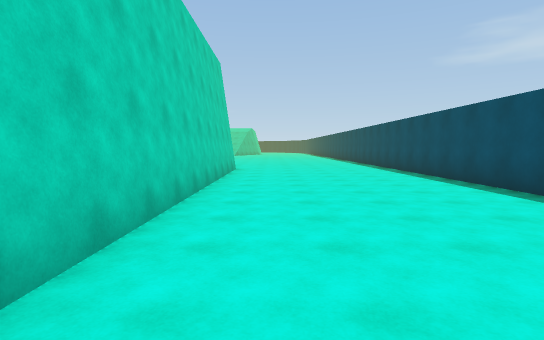
view 1 (above)

19 first-person views from a walk through a Unity game level. The camera is 1.5 m above the floor, tilts 4° down and sees 80° across. The floor is counted in squares, 2 m on a side. Each view is taken from the middle of a square. On the plan, view 1 faces up. The plan holds only what a view shows up to about 11 squares ahead; the rest is blank. The place goes on beyond the plan. Some animated figures are left out.

view 2
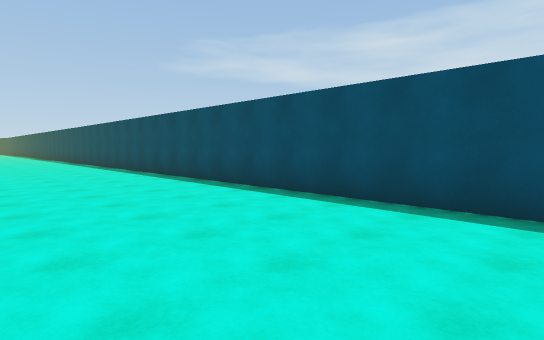

view 3
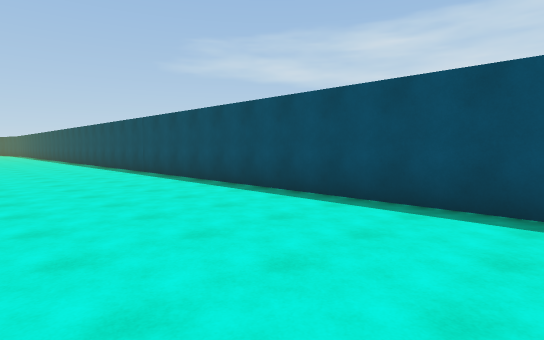

view 4
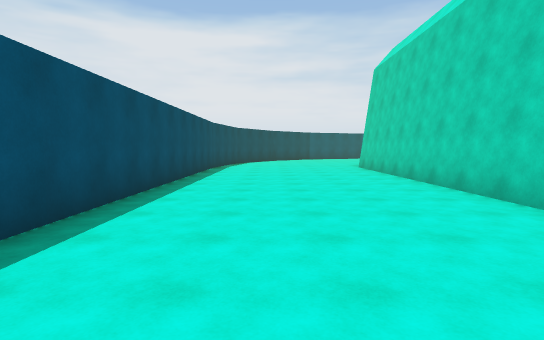

view 5
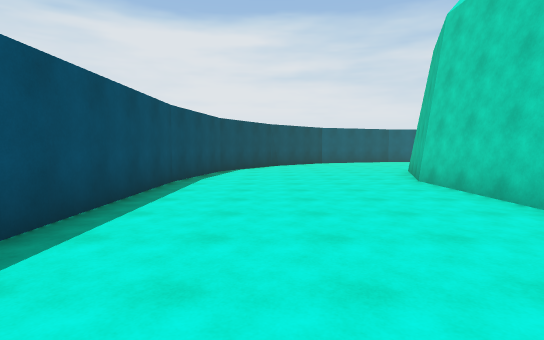

view 6
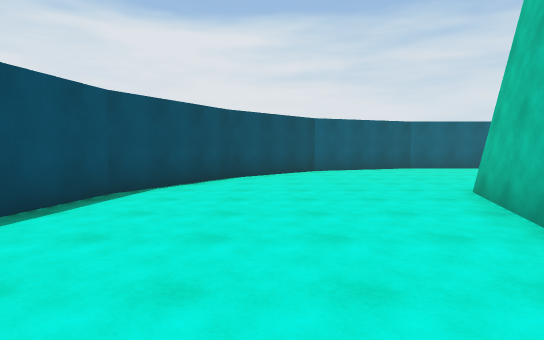

view 7
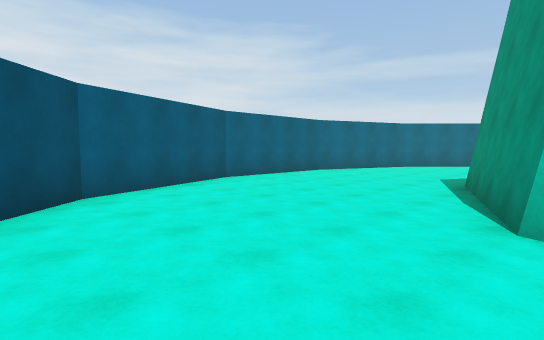

view 8
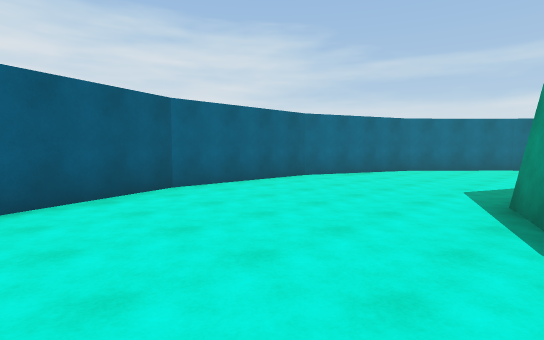

view 9
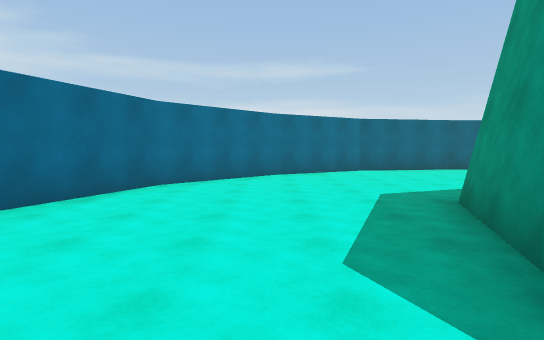

view 10
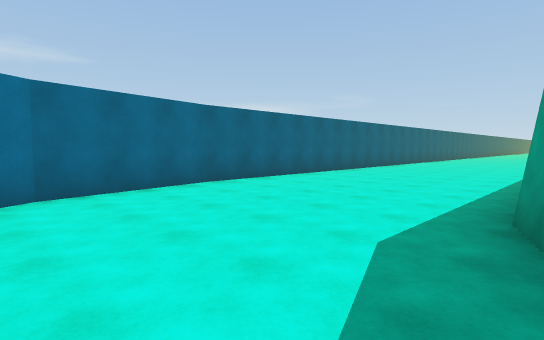

view 11
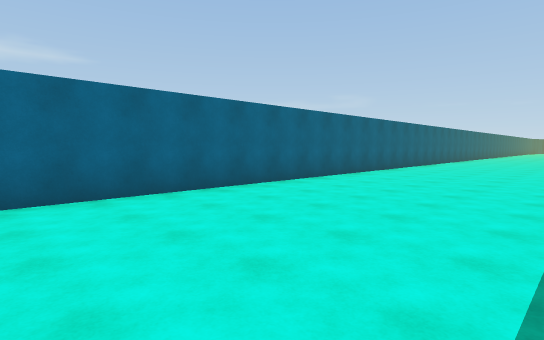

view 12
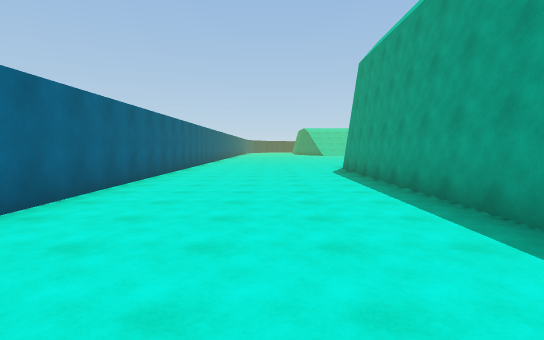

view 13
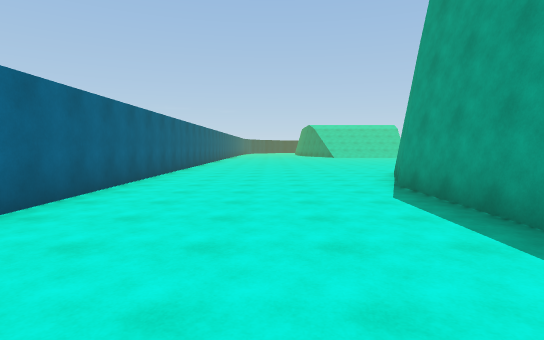

view 14
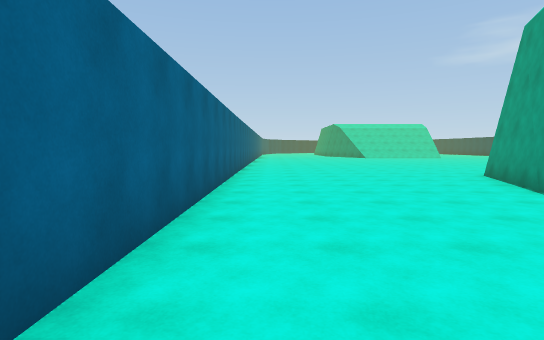

view 15
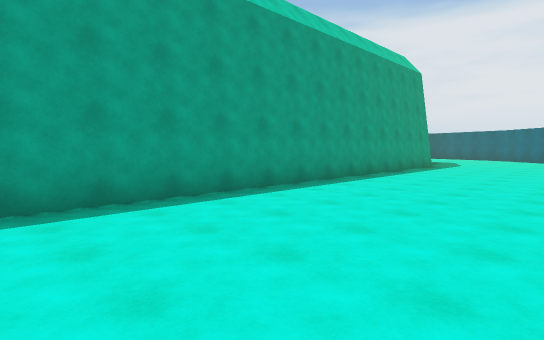

view 16
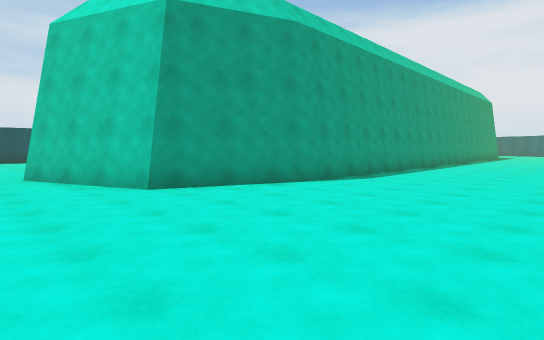

view 17
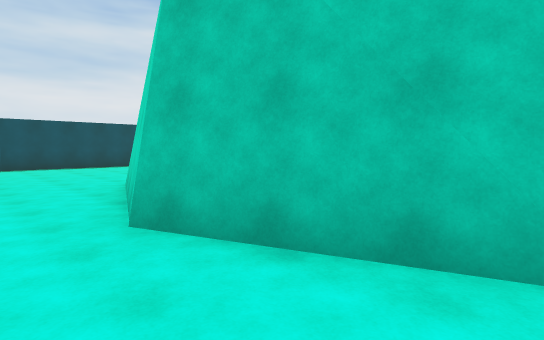

view 18
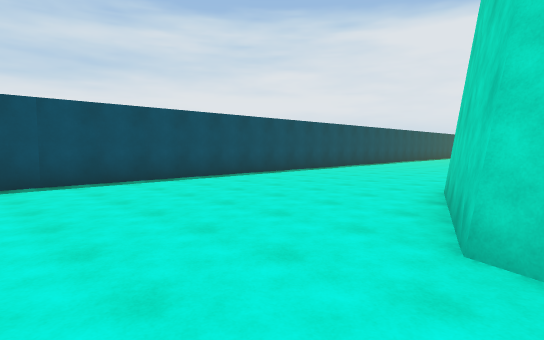

view 19
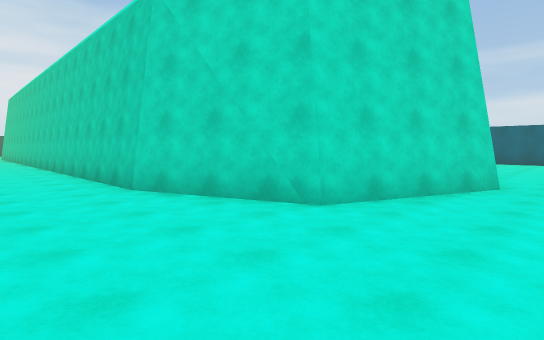

### Floor plan
Points are (right, up) in squares from view 1. A wall is a line through its corners. A room is listed if a view was taken in it or the views show most of it. See-through windows are left out.
Room 1 (views 1, 2, 3, 4, 5, 6, 7, 8, 9, 10, 11, 12, 13, 14, 15, 16, 17, 18, 19)
walls: (4.2, -8.1) (4.2, 17.3); (-10.5, -6.1) (-10.5, 11.2) (-9.4, 14.4) (-5.9, 15.7) (-2.4, 14.4) (-1.3, 11.3) (-1.3, -8.1) (-2.4, -11.3) (-6, -12.6); (-10.2, -9) (-10.5, -8.1); (-6.9, -12.3) (-9.4, -11.4); (2, -13.9) (3.6, -11.2) (4.2, -7.9); (-16, -8) (-15.4, -11.2) (-13.8, -13.9); (-13.9, -13.9) (-11.5, -16.2) (-7.9, -17.6) (-3.9, -17.6) (-0.3, -16.2) (2.1, -13.9); (-16, 17) (-16, -8.1)

Where each view was taken, in squares from view 1:
view 1: 0 up, 0 right, facing up
view 2: 1 down, 0 right, facing up-right
view 3: 6 up, 0 right, facing up-right
view 4: 4 up, 2 right, facing down
view 5: 1 down, 2 right, facing down
view 6: 6 down, 1 right, facing down
view 7: 11 down, 1 right, facing down-left
view 8: 12 down, 1 left, facing down-left
view 9: 14 down, 5 left, facing left
view 10: 12 down, 10 left, facing up-left
view 11: 5 down, 11 left, facing up-left
view 12: 0 up, 13 left, facing up
view 13: 5 up, 13 left, facing up
view 14: 6 up, 15 left, facing up
view 15: 5 up, 15 left, facing down-right
view 16: 17 up, 15 left, facing down-right
view 17: 17 up, 9 left, facing down-right
view 18: 17 up, 3 left, facing down-right
view 19: 17 up, 1 right, facing down-left
